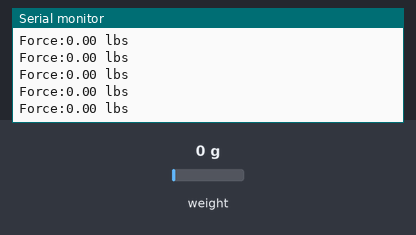
Recording of a sketch running on a simulated Arduino Nano 33 IoT. Shown: the last lines printed to the serial monitor. The test bench sets the inputs (shaded band); at power-on: weight on the scale 0 g.

Above: at 3.2 s.
3.3 s: weight on the scale set to 1250 g
At 3.31 s:
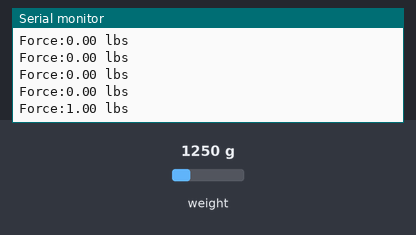
4.8 s: weight on the scale set to 2500 g
At 4.81 s:
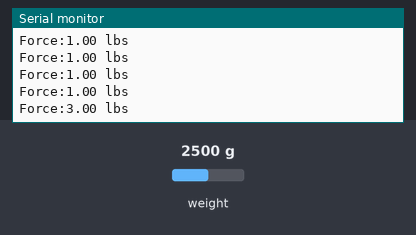
Timing chart, 0 to 7.8 s (numbered marks = the images above; inputs shaded):
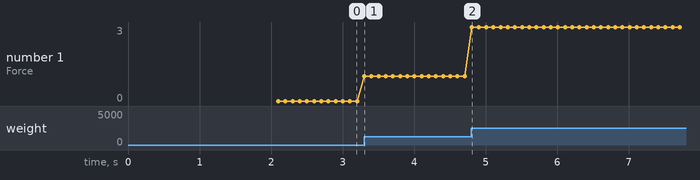

The sketch:

forceSensorTest.ino
```cpp
#include <ArduinoBLE.h>
#include "HX711.h" //This library can be obtained here http://librarymanager/All#Avia_HX711
#define LOADCELL_DOUT_PIN  9
#define LOADCELL_SCK_PIN  10
float calibration_factor = -7050;
float f=0.0;
HX711 scale;

void setup() {
  Serial.begin(9600);
  scale.begin(LOADCELL_DOUT_PIN, LOADCELL_SCK_PIN);
  scale.set_scale();
  scale.tare();	//Reset the scale to 0

  long zero_factor = scale.read_average(); //Get a baseline reading
  Serial.print("Zero factor: "); //This can be used to remove the need to tare the scale. Useful in permanent scale projects.
  Serial.println(zero_factor);
}

void loop() {
  scale.set_scale(calibration_factor);
  f=round(scale.get_units());
  //Serial.print(scale.get_units(), 1); //scale.get_units() returns a float
  Serial.print("Force:");
  Serial.print(f);
  Serial.print(" lbs"); //change to lbs for weight
  Serial.println();

}
```

Measured:
- after the input at 3.3 s, the serial monitor: prints a new line at once (image 1)
- after the input at 4.8 s, the serial monitor: prints a new line at once (image 2)
- plotted number 1: 0 → 1 after the input at 3.3 s, 1 → 3 after the input at 4.8 s
